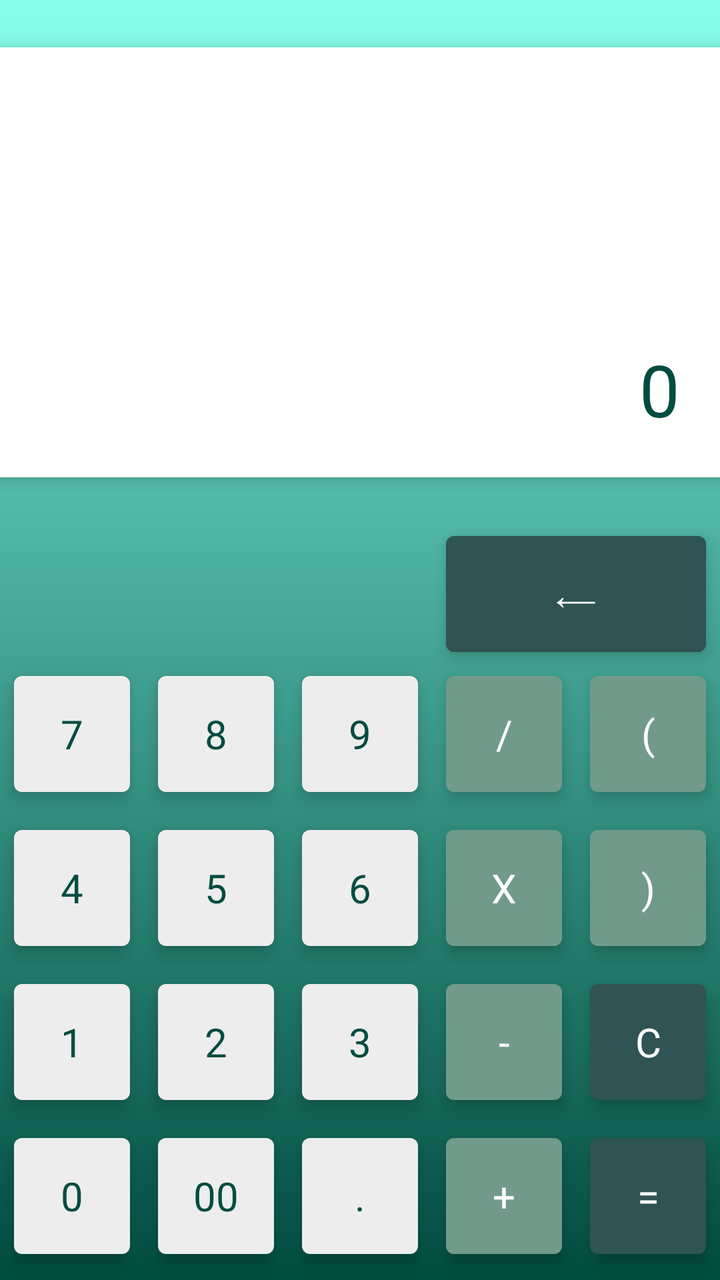
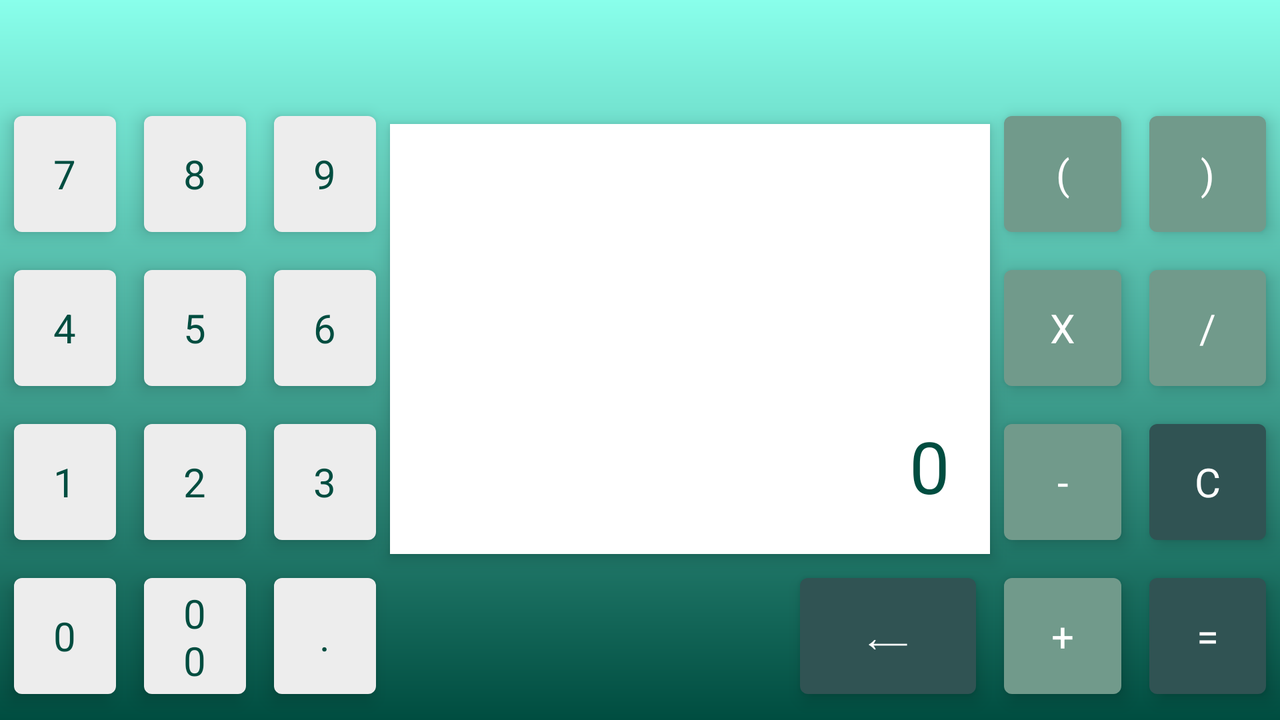

First picture: res/layout/ on a phone held upright. Second picture: the repository's own variant of that layout, on a device whose configuration matches the variant's folder. Source for both follows.
<!-- AndroidManifest.xml: application theme Theme.Calculator -->
<!-- res/layout/activity_main.xml -->
<?xml version="1.0" encoding="utf-8"?>
<androidx.constraintlayout.widget.ConstraintLayout xmlns:android="http://schemas.android.com/apk/res/android"
    xmlns:app="http://schemas.android.com/apk/res-auto"
    xmlns:tools="http://schemas.android.com/tools"
    android:layout_width="match_parent"
    android:layout_height="match_parent"
    style="@style/BackgroundStyle">


        <TextView
            android:id="@+id/viewResult"
            android:layout_width="match_parent"
            android:layout_height="215dp"
            android:padding="20dp"
            android:gravity="bottom|end"
            android:text="@string/result"
            android:textSize="36sp"
            app:layout_constraintBottom_toTopOf="@id/btnBackSpace"
            app:layout_constraintEnd_toEndOf="parent"
            app:layout_constraintStart_toStartOf="parent"
            app:layout_constraintTop_toTopOf="parent"
            style="@style/textViewStyle"/>



    <com.google.android.material.button.MaterialButton
        android:id="@+id/btn7"
        android:text="@string/_7"
        app:layout_constraintBottom_toTopOf="@id/btn4"
        app:layout_constraintEnd_toStartOf="@id/btn8"
        app:layout_constraintStart_toStartOf="parent"
        style="@style/CalcButtonStyle" />

    <com.google.android.material.button.MaterialButton
        android:id="@+id/btn8"
        android:text="@string/_8"
        app:layout_constraintBottom_toTopOf="@id/btn5"
        app:layout_constraintEnd_toStartOf="@id/btn9"
        app:layout_constraintStart_toEndOf="@id/btn7"
        style="@style/CalcButtonStyle" />

    <com.google.android.material.button.MaterialButton
        android:id="@+id/btn9"
        android:text="@string/_9"
        app:layout_constraintBottom_toTopOf="@id/btn6"
        app:layout_constraintEnd_toStartOf="@id/btnDvn"
        app:layout_constraintStart_toEndOf="@id/btn8"
        style="@style/CalcButtonStyle" />

    <com.google.android.material.button.MaterialButton
        android:id="@+id/btnBackSpace"
        android:text="@string/btnBackSpace"
        app:layout_constraintBottom_toTopOf="@id/btnDvn"
        app:layout_constraintEnd_toEndOf="@id/btnRightParent"
        app:layout_constraintStart_toStartOf="@id/btnDvn"
        style="@style/CalcButtonBackSpaceStyle"
        />

    <com.google.android.material.button.MaterialButton
        android:id="@+id/btnLeftParent"
        android:text="@string/RightParent"
        app:layout_constraintBottom_toTopOf="@id/btnRightParent"
        app:layout_constraintEnd_toEndOf="parent"
        app:layout_constraintStart_toEndOf="@id/btnDvn"
        style="@style/CalcButtonOperationStyle"
         />

    <com.google.android.material.button.MaterialButton
        android:id="@+id/btnRightParent"
        android:text="@string/LeftParent"
        app:layout_constraintBottom_toTopOf="@id/btnReset"
        app:layout_constraintEnd_toEndOf="parent"
        app:layout_constraintStart_toEndOf="@id/btnMtp"
        style="@style/CalcButtonOperationStyle"
         />

    <com.google.android.material.button.MaterialButton
        android:id="@+id/btn4"
        android:text="@string/_4"
        app:layout_constraintBottom_toTopOf="@id/btn1"
        app:layout_constraintEnd_toStartOf="@id/btn5"
        app:layout_constraintStart_toStartOf="parent"
        style="@style/CalcButtonStyle"
        />

    <com.google.android.material.button.MaterialButton
        android:id="@+id/btn5"
        android:text="@string/_5"
        app:layout_constraintBottom_toTopOf="@id/btn2"
        app:layout_constraintEnd_toStartOf="@id/btn6"
        app:layout_constraintStart_toEndOf="@id/btn4"
        style="@style/CalcButtonStyle"
        />

    <com.google.android.material.button.MaterialButton
        android:id="@+id/btn6"
        android:text="@string/_6"
        app:layout_constraintBottom_toTopOf="@id/btn3"
        app:layout_constraintEnd_toStartOf="@id/btnMtp"
        app:layout_constraintStart_toEndOf="@id/btn5"
        style="@style/CalcButtonStyle"
         />

    <com.google.android.material.button.MaterialButton
        android:id="@+id/btnMtp"
        android:text="@string/Multiplication"
        app:layout_constraintBottom_toTopOf="@id/btnSbt"
        app:layout_constraintEnd_toStartOf="@id/btnRightParent"
        app:layout_constraintStart_toEndOf="@id/btn6"
        style="@style/CalcButtonOperationStyle"
         />

    <com.google.android.material.button.MaterialButton
        android:id="@+id/btnDvn"
        android:text="@string/Division"
        app:layout_constraintBottom_toTopOf="@id/btnMtp"
        app:layout_constraintEnd_toStartOf="@id/btnLeftParent"
        app:layout_constraintStart_toEndOf="@id/btn9"
        style="@style/CalcButtonOperationStyle"
        />


    <com.google.android.material.button.MaterialButton
        android:id="@+id/btn1"
        android:text="@string/_1"
        app:layout_constraintBottom_toTopOf="@id/btnZero"
        app:layout_constraintEnd_toStartOf="@id/btn2"
        app:layout_constraintStart_toStartOf="parent"
        style="@style/CalcButtonStyle"
         />

    <com.google.android.material.button.MaterialButton
        android:id="@+id/btn2"
        android:text="@string/_2"
        app:layout_constraintBottom_toTopOf="@id/btnDoubleZero"
        app:layout_constraintEnd_toStartOf="@id/btn3"
        app:layout_constraintStart_toEndOf="@id/btn1"
        style="@style/CalcButtonStyle"
         />

    <com.google.android.material.button.MaterialButton
        android:id="@+id/btn3"
        android:text="@string/_3"
        app:layout_constraintBottom_toTopOf="@id/btnPoint"
        app:layout_constraintEnd_toStartOf="@id/btnSbt"
        app:layout_constraintStart_toEndOf="@id/btn2"
        style="@style/CalcButtonStyle"
         />

    <com.google.android.material.button.MaterialButton
        android:id="@+id/btnSbt"
        android:text="@string/Subtraction"
        app:layout_constraintBottom_toTopOf="@id/btnAdd"
        app:layout_constraintEnd_toStartOf="@id/btnReset"
        app:layout_constraintStart_toEndOf="@id/btn3"
        style="@style/CalcButtonOperationStyle"
        />

    <com.google.android.material.button.MaterialButton
        android:id="@+id/btnReset"
        android:text="@string/Reset"
        app:layout_constraintBottom_toTopOf="@id/btnResult"
        app:layout_constraintEnd_toEndOf="parent"
        app:layout_constraintStart_toEndOf="@id/btnSbt"
        style="@style/CalcButtonServiceStyle"
        />

    <com.google.android.material.button.MaterialButton
        android:id="@+id/btnZero"
        android:text="@string/_0"
        app:layout_constraintBottom_toBottomOf="parent"
        app:layout_constraintEnd_toStartOf="@id/btnDoubleZero"
        app:layout_constraintStart_toStartOf="parent"
        style="@style/CalcButtonStyle"
        />

    <com.google.android.material.button.MaterialButton
        android:id="@+id/btnDoubleZero"
        android:text="@string/_00"
        app:layout_constraintBottom_toBottomOf="parent"
        app:layout_constraintEnd_toStartOf="@id/btnPoint"
        app:layout_constraintStart_toEndOf="@id/btnZero"
        style="@style/CalcButtonStyle"
        />

    <com.google.android.material.button.MaterialButton
        android:id="@+id/btnPoint"
        android:text="@string/Point"
        app:layout_constraintBottom_toBottomOf="parent"
        app:layout_constraintEnd_toStartOf="@id/btnAdd"
        app:layout_constraintStart_toEndOf="@id/btnDoubleZero"
        style="@style/CalcButtonStyle"
        />

    <com.google.android.material.button.MaterialButton
        android:id="@+id/btnAdd"
        android:text="@string/Addition"
        app:layout_constraintBottom_toBottomOf="parent"
        app:layout_constraintEnd_toStartOf="@id/btnResult"
        app:layout_constraintStart_toEndOf="@id/btnPoint"
        style="@style/CalcButtonOperationStyle"
        />

    <com.google.android.material.button.MaterialButton
        android:id="@+id/btnResult"
        android:text="@string/Result"
        app:layout_constraintBottom_toBottomOf="parent"
        app:layout_constraintEnd_toEndOf="parent"
        app:layout_constraintStart_toEndOf="@id/btnAdd"
        style="@style/CalcButtonServiceStyle"
        />


</androidx.constraintlayout.widget.ConstraintLayout>
<!-- resources referenced by this layout -->
<resources>
  <string name="Addition">+</string>
  <string name="Division">/</string>
  <string name="LeftParent">)</string>
  <string name="Multiplication">X</string>
  <string name="Point">.</string>
  <string name="Reset">C</string>
  <string name="Result">=</string>
  <string name="RightParent">(</string>
  <string name="Subtraction">-</string>
  <string name="_0">0</string>
  <string name="_00">00</string>
  <string name="_1">1</string>
  <string name="_2">2</string>
  <string name="_3">3</string>
  <string name="_4">4</string>
  <string name="_5">5</string>
  <string name="_6">6</string>
  <string name="_7">7</string>
  <string name="_8">8</string>
  <string name="_9">9</string>
  <string name="btnBackSpace">⟵</string>
  <string name="result">0</string>
  <style name="BackgroundStyle">
          <item name="android:background">@drawable/gradient_background</item>
      </style>
  <style name="CalcButtonBackSpaceStyle" parent="CalcButtonServiceStyle">
          <item name="android:layout_margin">@dimen/marginButtonBackSpace</item>
      </style>
  <style name="CalcButtonOperationStyle" parent="CalcButtonStyle">
          <item name="backgroundTint">@color/operation_button_color</item>
          <item name="android:textColor">@color/white</item>
      </style>
  <style name="CalcButtonServiceStyle" parent="CalcButtonStyle">
          <item name="backgroundTint">@color/service_button_color</item>
          <item name="android:textColor">@color/white</item>
      </style>
  <style name="CalcButtonStyle" parent="Theme.MaterialComponents.Light.DarkActionBar">
          
  
          <item name="android:textSize">@dimen/textSize</item>
          <item name="backgroundTint">@color/button_color</item>
          <item name="android:elevation">@dimen/elevation</item>
          <item name="android:translationZ">@dimen/translationZ</item>
          <item name="android:layout_height">@dimen/button_height</item>
          <item name="android:layout_width">@dimen/button_weight</item>
          <item name="android:layout_margin">@dimen/marginButton</item>
          <item name="android:textColor">@color/text_color</item>
  
  
  
      </style>
  <style name="textViewStyle">
          <item name="android:textColor">@color/text_color</item>
          <item name="android:background">@color/text_view_background</item>
          <item name="android:elevation">@dimen/elevation</item>
          <item name="android:translationZ">@dimen/translationZ</item>
      </style>
  <!-- drawable gradient_background (drawable) -->
  <?xml version="1.0" encoding="utf-8"?>
  <shape xmlns:android="http://schemas.android.com/apk/res/android">
      <gradient
          android:type="linear"
          android:angle="90"
          android:startColor="@color/background_color"
          android:endColor="@color/background_color_2" />
  </shape>
  <dimen name="marginButtonBackSpace">0dp</dimen>
  <color name="operation_button_color">#719A8B</color>
  <color name="white">#FFFFFFFF</color>
  <color name="service_button_color">#305353</color>
  <dimen name="textSize">20sp</dimen>
  <color name="button_color">#EDEDED</color>
  <dimen name="elevation">2dp</dimen>
  <dimen name="translationZ">3dp</dimen>
  <dimen name="button_height">70dp</dimen>
  <dimen name="button_weight">0dp</dimen>
  <dimen name="marginButton">7dp</dimen>
  <color name="text_color">#004D40</color>
  <color name="text_view_background">#FFFFFF</color>
  <color name="background_color_2">#89FFEB</color>
  <color name="purple_700">#FF3700B3</color>
  <color name="teal_200">#FF03DAC5</color>
  <color name="teal_700">#FF018786</color>
  <color name="black">#FF000000</color>
  <color name="background_color">#004D40</color>
  <!-- some entries are left out for length -->
</resources>
<!-- res/layout-land/activity_main.xml (the repository's variant of the layout above) -->
<!-- drawn on the phone turned sideways -->
<?xml version="1.0" encoding="utf-8"?>
<androidx.constraintlayout.widget.ConstraintLayout xmlns:android="http://schemas.android.com/apk/res/android"
    xmlns:app="http://schemas.android.com/apk/res-auto"
    xmlns:tools="http://schemas.android.com/tools"
    style="@style/BackgroundStyle"
    android:layout_width="match_parent"
    android:layout_height="match_parent">

    <LinearLayout
        android:id="@+id/linear"
        android:layout_width="@dimen/linear_layout_width"
        android:layout_height="@dimen/linear_layout_height"
        android:layout_marginStart="@dimen/linear_layout_marginStart"
        android:layout_marginTop="@dimen/linear_layout_marginTop"
        app:layout_constraintEnd_toEndOf="parent"
        app:layout_constraintStart_toStartOf="parent"
        app:layout_constraintTop_toTopOf="@id/btn9"
        style="@style/textViewStyle">

        <TextView
            android:id="@+id/viewResult"
            android:layout_width="match_parent"
            android:layout_height="match_parent"
            android:padding="@dimen/text_view_padding_land"
            android:gravity="bottom|end"
            android:text="@string/result"
            android:textSize="@dimen/text_view_textsize_land"
            style="@style/textViewStyle"/>
    </LinearLayout>


    <Button
        android:id="@+id/btn7"
        style="@style/CalcButtonStyle"
        android:text="@string/_7"
        app:layout_constraintBottom_toTopOf="@id/btn4"
        app:layout_constraintEnd_toStartOf="@id/btn8"
        app:layout_constraintStart_toStartOf="parent" />

    <Button
        android:id="@+id/btn8"
        style="@style/CalcButtonStyle"
        android:text="@string/_8"
        app:layout_constraintBottom_toTopOf="@id/btn5"
        app:layout_constraintEnd_toStartOf="@id/btn9"
        app:layout_constraintStart_toEndOf="@id/btn7" />

    <Button
        android:id="@+id/btn9"
        style="@style/CalcButtonStyle"
        android:text="@string/_9"
        app:layout_constraintBottom_toTopOf="@id/btn6"
        app:layout_constraintEnd_toStartOf="@id/linear"
        app:layout_constraintStart_toEndOf="@id/btn8" />

    <Button
        android:id="@+id/btnLeftParent"
        style="@style/CalcButtonOperationStyle"
        android:text="@string/RightParent"
        app:layout_constraintBottom_toTopOf="@id/btnMtp"
        app:layout_constraintEnd_toStartOf="@id/btnRightParent"
        app:layout_constraintStart_toEndOf="@id/linear" />

    <Button
        android:id="@+id/btnRightParent"
        style="@style/CalcButtonOperationStyle"
        android:text="@string/LeftParent"
        app:layout_constraintBottom_toTopOf="@id/btnDvn"
        app:layout_constraintEnd_toEndOf="parent"
        app:layout_constraintStart_toEndOf="@id/btnLeftParent" />


    <Button
        android:id="@+id/btn4"
        style="@style/CalcButtonStyle"
        android:text="@string/_4"
        app:layout_constraintBottom_toTopOf="@id/btn1"
        app:layout_constraintEnd_toStartOf="@id/btn5"
        app:layout_constraintStart_toStartOf="parent" />

    <Button
        android:id="@+id/btn5"
        style="@style/CalcButtonStyle"
        android:text="@string/_5"
        app:layout_constraintBottom_toTopOf="@id/btn2"
        app:layout_constraintEnd_toStartOf="@id/btn6"
        app:layout_constraintStart_toEndOf="@id/btn4" />

    <Button
        android:id="@+id/btn6"
        style="@style/CalcButtonStyle"
        android:text="@string/_6"
        app:layout_constraintBottom_toTopOf="@id/btn3"
        app:layout_constraintEnd_toStartOf="@id/linear"
        app:layout_constraintStart_toEndOf="@id/btn5" />

    <Button
        android:id="@+id/btnMtp"
        style="@style/CalcButtonOperationStyle"
        android:text="@string/Multiplication"
        app:layout_constraintBottom_toTopOf="@id/btnSbt"
        app:layout_constraintEnd_toStartOf="@id/btnDvn"
        app:layout_constraintStart_toEndOf="@id/linear" />

    <Button
        android:id="@+id/btnDvn"
        style="@style/CalcButtonOperationStyle"
        android:text="@string/Division"
        app:layout_constraintBottom_toTopOf="@id/btnReset"
        app:layout_constraintEnd_toEndOf="parent"
        app:layout_constraintStart_toEndOf="@id/btnMtp" />


    <Button
        android:id="@+id/btn1"
        style="@style/CalcButtonStyle"
        android:text="@string/_1"
        app:layout_constraintBottom_toTopOf="@id/btnZero"
        app:layout_constraintEnd_toStartOf="@id/btn2"
        app:layout_constraintStart_toStartOf="parent" />

    <Button
        android:id="@+id/btn2"
        style="@style/CalcButtonStyle"
        android:text="@string/_2"
        app:layout_constraintBottom_toTopOf="@id/btnDoubleZero"
        app:layout_constraintEnd_toStartOf="@id/btn3"
        app:layout_constraintStart_toEndOf="@id/btn1" />

    <Button
        android:id="@+id/btn3"
        style="@style/CalcButtonStyle"
        android:text="@string/_3"
        app:layout_constraintBottom_toTopOf="@id/btnPoint"
        app:layout_constraintEnd_toStartOf="@id/linear"
        app:layout_constraintStart_toEndOf="@id/btn2" />

    <Button
        android:id="@+id/btnSbt"
        style="@style/CalcButtonOperationStyle"
        android:text="@string/Subtraction"
        app:layout_constraintBottom_toTopOf="@id/btnAdd"
        app:layout_constraintEnd_toStartOf="@id/btnReset"
        app:layout_constraintStart_toEndOf="@id/linear" />

    <Button
        android:id="@+id/btnReset"
        style="@style/CalcButtonServiceStyle"
        android:text="@string/Reset"
        app:layout_constraintBottom_toTopOf="@id/btnResult"
        app:layout_constraintEnd_toEndOf="parent"
        app:layout_constraintStart_toEndOf="@id/btnSbt" />

    <Button
        android:id="@+id/btnZero"
        style="@style/CalcButtonStyle"
        android:text="@string/_0"
        app:layout_constraintBottom_toBottomOf="parent"
        app:layout_constraintEnd_toStartOf="@id/btnDoubleZero"
        app:layout_constraintStart_toStartOf="parent" />

    <Button
        android:id="@+id/btnDoubleZero"
        style="@style/CalcButtonStyle"
        android:text="@string/_00"
        app:layout_constraintBottom_toBottomOf="parent"
        app:layout_constraintEnd_toStartOf="@id/btnPoint"
        app:layout_constraintStart_toEndOf="@id/btnZero" />

    <Button
        android:id="@+id/btnPoint"
        style="@style/CalcButtonStyle"
        android:text="@string/Point"
        app:layout_constraintBottom_toBottomOf="parent"
        app:layout_constraintEnd_toStartOf="@id/linear"
        app:layout_constraintStart_toEndOf="@id/btnDoubleZero" />

    <Button
        android:id="@+id/btnAdd"
        style="@style/CalcButtonOperationStyle"
        android:text="@string/Addition"
        app:layout_constraintBottom_toBottomOf="parent"
        app:layout_constraintEnd_toStartOf="@id/btnResult"
        app:layout_constraintStart_toEndOf="@id/linear" />

    <Button
        android:id="@+id/btnResult"
        style="@style/CalcButtonServiceStyle"
        android:text="@string/Result"
        app:layout_constraintBottom_toBottomOf="parent"
        app:layout_constraintEnd_toEndOf="parent"
        app:layout_constraintStart_toEndOf="@id/btnAdd" />

    <Button
        android:id="@+id/btnBackSpace"
        style="@style/CalcButtonServiceStyle"
        android:text="@string/btnBackSpace"
        app:layout_constraintBottom_toBottomOf="parent"
        app:layout_constraintEnd_toEndOf="@id/linear" />

</androidx.constraintlayout.widget.ConstraintLayout>
<!-- resources referenced by the variant -->
<!-- as the phone turned sideways resolves them -->
<resources>
  <dimen name="linear_layout_height">215dp</dimen>
  <dimen name="linear_layout_marginStart">50dp</dimen>
  <dimen name="linear_layout_marginTop">10dp</dimen>
  <dimen name="linear_layout_width">300dp</dimen>
  <dimen name="text_view_padding_land">20dp</dimen>
  <dimen name="text_view_textsize_land">36sp</dimen>
  <string name="Addition">+</string>
  <string name="Division">/</string>
  <string name="LeftParent">)</string>
  <string name="Multiplication">X</string>
  <string name="Point">.</string>
  <string name="Reset">C</string>
  <string name="Result">=</string>
  <string name="RightParent">(</string>
  <string name="Subtraction">-</string>
  <string name="_0">0</string>
  <string name="_00">00</string>
  <string name="_1">1</string>
  <string name="_2">2</string>
  <string name="_3">3</string>
  <string name="_4">4</string>
  <string name="_5">5</string>
  <string name="_6">6</string>
  <string name="_7">7</string>
  <string name="_8">8</string>
  <string name="_9">9</string>
  <string name="btnBackSpace">⟵</string>
  <string name="result">0</string>
  <style name="BackgroundStyle">
          <item name="android:background">@drawable/gradient_background</item>
      </style>
  <style name="CalcButtonOperationStyle" parent="CalcButtonStyle">
          <item name="backgroundTint">@color/operation_button_color</item>
          <item name="android:textColor">@color/white</item>
      </style>
  <style name="CalcButtonServiceStyle" parent="CalcButtonStyle">
          <item name="backgroundTint">@color/service_button_color</item>
          <item name="android:textColor">@color/white</item>
      </style>
  <style name="CalcButtonStyle" parent="Theme.MaterialComponents.Light.DarkActionBar">
          
  
          <item name="android:textSize">@dimen/textSize</item>
          <item name="backgroundTint">@color/button_color</item>
          <item name="android:elevation">@dimen/elevation</item>
          <item name="android:translationZ">@dimen/translationZ</item>
          <item name="android:layout_height">@dimen/button_height</item>
          <item name="android:layout_width">@dimen/button_weight</item>
          <item name="android:layout_margin">@dimen/marginButton</item>
          <item name="android:textColor">@color/text_color</item>
  
  
  
      </style>
  <style name="textViewStyle">
          <item name="android:textColor">@color/text_color</item>
          <item name="android:background">@color/text_view_background</item>
          <item name="android:elevation">@dimen/elevation</item>
          <item name="android:translationZ">@dimen/translationZ</item>
      </style>
  <!-- drawable gradient_background (drawable) -->
  <?xml version="1.0" encoding="utf-8"?>
  <shape xmlns:android="http://schemas.android.com/apk/res/android">
      <gradient
          android:type="linear"
          android:angle="90"
          android:startColor="@color/background_color"
          android:endColor="@color/background_color_2" />
  </shape>
  <color name="operation_button_color">#719A8B</color>
  <color name="white">#FFFFFFFF</color>
  <color name="service_button_color">#305353</color>
  <dimen name="textSize">20sp</dimen>
  <color name="button_color">#EDEDED</color>
  <dimen name="elevation">2dp</dimen>
  <dimen name="translationZ">3dp</dimen>
  <dimen name="button_height">70dp</dimen>
  <dimen name="button_weight">0dp</dimen>
  <dimen name="marginButton">7dp</dimen>
  <color name="text_color">#004D40</color>
  <color name="text_view_background">#FFFFFF</color>
  <color name="background_color_2">#89FFEB</color>
  <color name="purple_700">#FF3700B3</color>
  <color name="teal_200">#FF03DAC5</color>
  <color name="teal_700">#FF018786</color>
  <color name="black">#FF000000</color>
  <color name="background_color">#004D40</color>
  <!-- some entries are left out for length -->
</resources>
